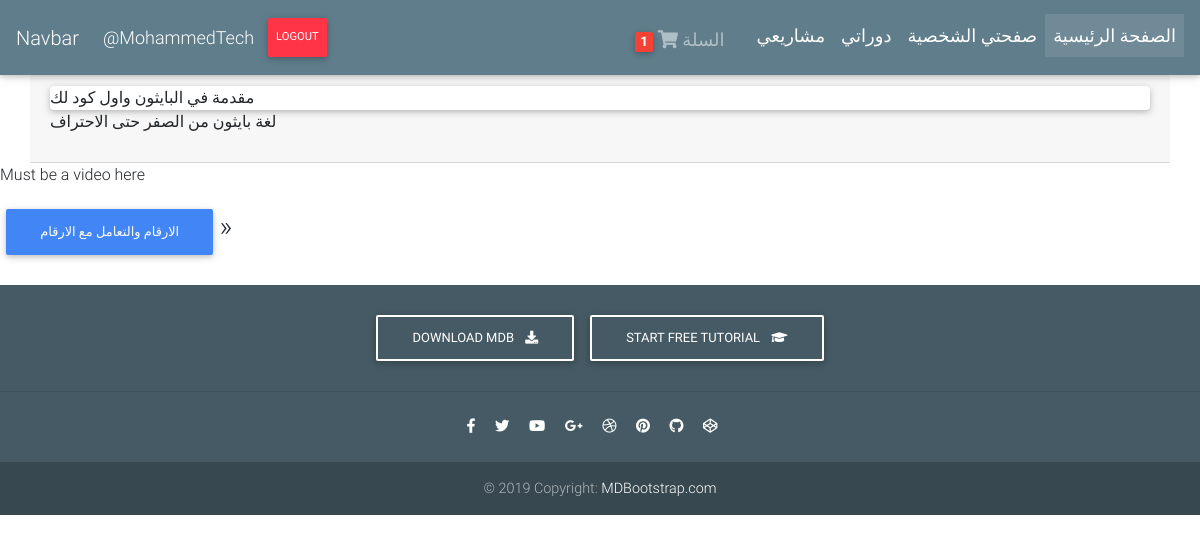
The app's page /lessons/afc76f3a-331b-47fe-ac16-be790b17ef57 (signed in) with its own data.
### MohTech/models.py (models this page shows, shortened)
class Student(models.Model):
    user = models.OneToOneField(User, on_delete=models.CASCADE)
    first_name = models.CharField(max_length=200)
    last_name = models.CharField(max_length=200)
    email = models.EmailField()
    courses_enrolled = models.ManyToManyField(Courses)

class Orders(models.Model):
    user = models.ForeignKey(Student, on_delete=models.CASCADE)
    ordered_courses = models.ManyToManyField(CoursesOrdered)
    date_ordered = models.DateTimeField(auto_now_add=True)
    is_ordered = models.BooleanField(default=False)   # that will let make sure if the ordered is True then i could put it in the users's order permnantly otherwise

class Lessons(models.Model):
    date_created = models.DateTimeField(auto_now_add=True, null=True, blank=True)
    lesson_id = models.UUIDField(default=uuid.uuid4, primary_key=True)
    section = models.ForeignKey(Sections, on_delete=models.CASCADE)
    lesson_name = models.CharField(max_length=100)
    is_previewed = models.BooleanField(default=False, null=True, blank=True)
    def __str__(self):
        return self.lesson_name

class Courses(models.Model):
    course_name = models.CharField(max_length=100)
    price = models.FloatField(null=True, blank=True)
    course_description = models.TextField()
    slug = models.SlugField(blank=True, null=True)
    def getAllCourseLessons(self):
        return Lessons.objects.filter(section__course__id=self.id).order_by('date_created')

### MohTech/views.py (the view)
# urls.py: path('lessons/<str:pk_>', getLesson, name='lesson_detail'),
def getLesson(request, pk_):
    specific_lesson = Lessons.objects.get(lesson_id=pk_)
    the_course_of_the_lessons = Courses.objects.get(sections__lessons__lesson_id=pk_)
    p = []
    for ii in the_course_of_the_lessons.getAllCourseLessons():
        p.append(ii)
    lesson_index = p.index(specific_lesson)
    print('what is: ', len(p))
    print('Hello', lesson_index)
    if lesson_index == len(p) - 1:
        next_lesson = p[lesson_index]
        pr = p[lesson_index - 1]
    else:
        next_lesson = p[lesson_index + 1]
    if lesson_index == 0:
        pre_lesson = p[lesson_index]
    else:
        pre_lesson = p[lesson_index - 1]
        print(pre_lesson)
    check_variable = False
    if len(p) == 1:
        check_variable = True
    context = {
        'the_lesson': specific_lesson,
        'the_course_of_all_these_lessons': the_course_of_the_lessons,
        'next': next_lesson,
        'pre': pre_lesson,
        'check': check_variable,
    }
    return render(request, 'one_lesson.html', context)

### MohTech/templatetags/cart_items.py (called while the page is built)
@register.filter
def cart_get_items(user):
    all_orders = Orders.objects.filter(user=user, is_ordered=False)
    if all_orders.exists():
        return all_orders[0].ordered_courses.all().count()
    return 0

### templates/one_lesson.html (shortened to what this page needs)
{% extends 'Main.html' %}
{% block content %}
	<div class="col">
		<div class="col-md">
			  	<div class="card-header">
                    <br/>
                    <div class="card">{{ the_lesson.lesson_name }}</div>
                    <p class="pp">{{ the_course_of_all_these_lessons.course_name }}</p>
			  	</div>
			</div>
    </div>
    {% if not the_lesson.is_previewed and the_course_of_all_these_lessons not in request.user.student.getStudentCourses %}
        <p>not entitled to see</p>
        {% elif not the_lesson.is_previewed and request.user.is_anonymous %}
        <p>Not able</p>
    {% else %}
        <p>Must be a video here</p>
    {% endif %}
    {% if check %}
        <div></div>
    {% else %}
        {% if next.lesson_name == the_lesson.lesson_name %}
            <div class="add-row">
            <span style="font-size: 28px" aria-hidden="true">&laquo;</span><a class="btn btn-primary" href="{% url 'lesson_detail' pre.lesson_id %}">{{ pre }}</a>
            </div>
            {% elif pre.lesson_name == the_lesson.lesson_name %}
                <a class="btn btn-primary" href="{% url 'lesson_detail' next.lesson_id %}">{{ next }} </a><span style="font-size: 28px" aria-hidden="true">&raquo;</span>
        {% endif %}
    {% endif %}
{% endblock %}

### templates/NavBar.html (shortened to what this page needs)
{% load cart_items %}
 <nav class="navbar fixed-top navbar-expand-lg navbar-dark blue-grey scrolling-navbar" >
  <a class="navbar-brand " href="#">Navbar</a>
   <div style="justify-content: flex-start" class="collapse navbar-collapse" id="navbarNav">
    <ul style="font-size: 18px;" class="navbar-nav">
        {% if request.user.is_authenticated %}
              <li class="nav-item ">
        <a class="nav-link mt-1" href="#">@{{ request.user.username }}<span class="sr-only">(current)</span></a>
      </li>
        <li class="nav-item ">
        <a class="nav-link btn btn-danger btn-md " id="logout"  >Logout<span class="sr-only">(current)</span></a>
      </li>
        {% endif %}
    </ul>
  <div style="justify-content: flex-end" class="collapse navbar-collapse" id="navbarNav">
    <ul style="font-size: 18px;" class="navbar-nav">
        {% if request.user.student|cart_get_items  %}
                    <a class="nav-link waves-effect" href="{% url 'cart' %}">
                    <span class="badge red z-depth-1 mr-0 "> {{ request.user.student|cart_get_items }} </span>
              <i class="fas fa-shopping-cart" ></i>
              <span class="clearfix d-none d-sm-inline-block mr-3 mt-1"> السلة </span>
            </a>
        {% endif %}
      <li class="nav-item ">
        <a class="nav-link" href="#">مشاريعي <span class="sr-only">(current)</span></a>
      </li>
      <li class="nav-item">
        <a class="nav-link" href="#">دوراتي</a>
      </li>
      <li class="nav-item">
        <a class="nav-link" href="#">صفحتي الشخصية</a>
      </li>
      <li class="nav-item active">
        <a class="nav-link" href="{% url 'home' %}">الصفحة الرئيسية</a>
      </li>
    </ul>
  </div>
   </div>
</nav>

### records on screen
Lessons: lesson_name "مقدمة في البايثون واول كود لك"
Courses: course_name "لغة بايثون من الصفر حتى الاحتراف"
Lessons: lesson_name "الارقام والتعامل مع الارقام"

### other values on screen
{{ request.user.username }} "MohammedTech"
{{ request.user.student|cart_get_items }} "1"
